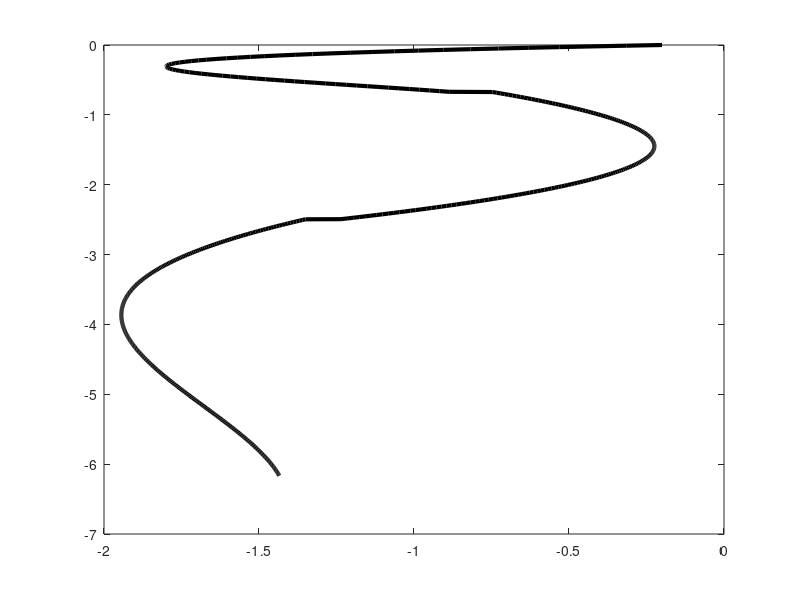
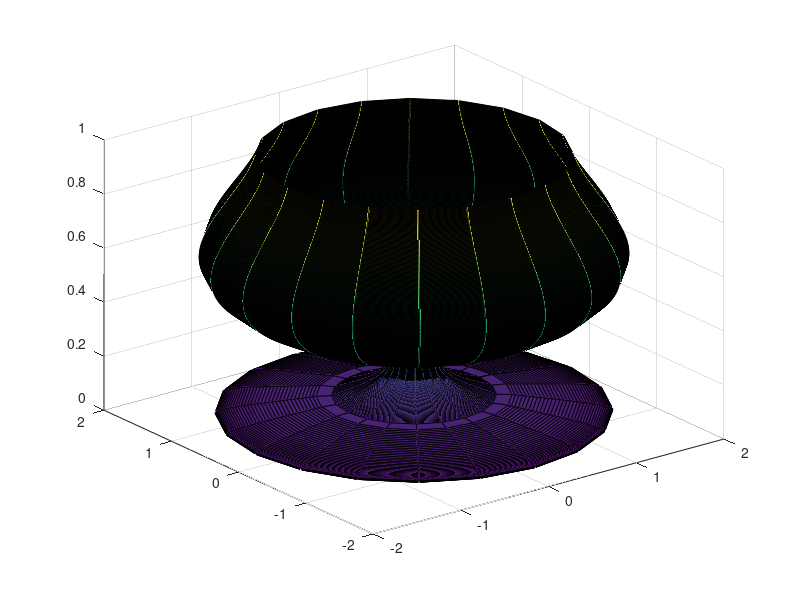

Source code (MATLAB) for these figures, in order:
% Reto: TC1003B
% Entrega 4: Contorno y solido en revolucion

% Puntos GeoGebra
P = {0, 0; %S
    0.05, 1; %R
    0.35012, 1.60939; %C
    0.5903, 1.36921; %D
    0.67312, 0.75633; %E
    1.48477, 0.27597; %T
    0.98784,0.4002; %F
    2, 0.5; %G
    2.27986, 0.99651; %H
    2.49519, 1.34436; %I
    3,1.78331; %J
    3.5,1.91583; %K
    4,1.93239; %L
    4.50775,1.89926; %M
    4.9964,1.75847; %N
    5.48504,1.60939; %O
    6,1.5; %P
    6.17246,1.44375; %Q
    2.99869,-1.76551; %U
    2,0 %W
    3,1.28; %V
    3.5,1.41; %A1
    4,1.43; %B1
    4.5,1.39; %C1
    5,1.25; %D1
    5.48435,1.11; %E1
    5.98729,1; %F1
    };
% Funciones GeoGebra
f1 = @(x) 14.87*x.^3 - 26.06*x.^2 + 11.81*x + 0.2;
f2 = @(x) 0.01*x.^4 - 0.03*x.^3 + 0.89*x.^2 -2.51*x + 2.04;
f3 = @(x) 0.06*x.^3 - 0.93*x.^2 + 4.5*x - 5.02;
f4 = @(x) 2709.02*x - 8125.29;
% f5 = @(x) 0.01*x.^5 - 0.32*x.^4 + 2.77*x.^3 - 12.07*x.^2 + 26.72*x - 22.67;

% Intervalos de x
Delta = 0.01;
x1 = P{1,1} : Delta : P{5,1};
x2 = P{5,1} : Delta : P{10,1};
x3 = P{10,1} : Delta : P{18,1};
x4 = P{11,1} : Delta : P{19,1};
% x5 = P{20,1} : Delta : P{27,1};

% Igualar Resultado con Y
y1 = f1(x1);
y2 = f2(x2);
y3 = f3(x3);
y4 = f4(x4);
%y5 = f5(x5);

% Concatenar Variables
X = [x1, x2, x3, x4]; %x5];
Y = [y1, y2, y3, y4]; %y5];

% Graficar
figure, plot(-Y,-X,'k','LineWidth',3) % Plano 2D
figure, cylinder(Y)